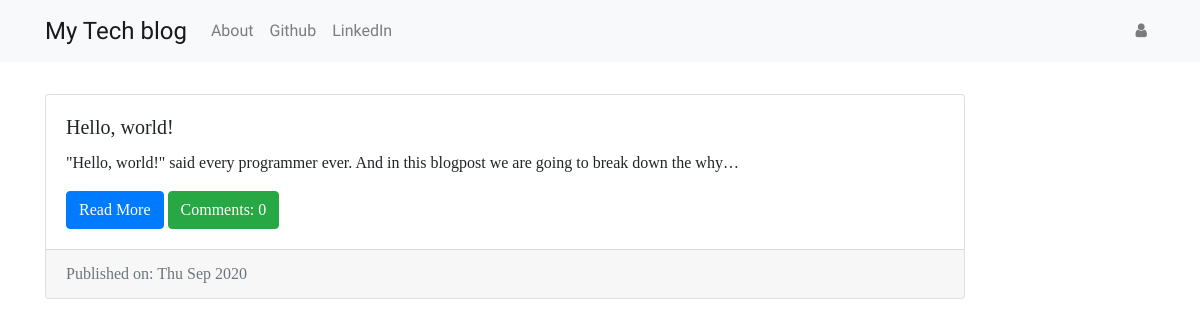
Before: / with the older database file.
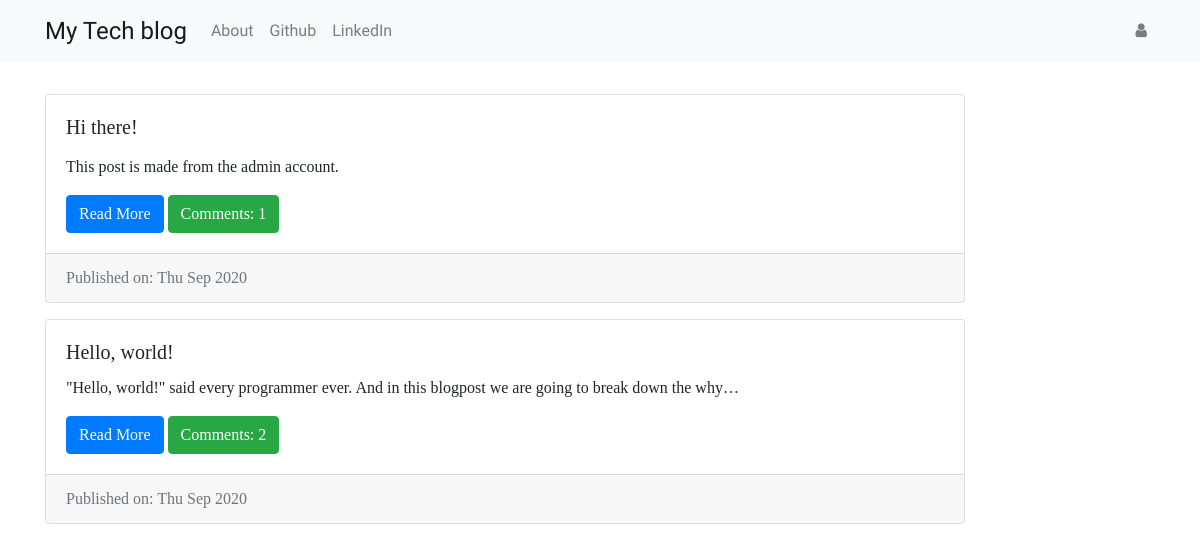
After: the same page with the newer database file.
### blog/models.py (models this page shows, shortened)
class Post(models.Model):
    author = models.ForeignKey(
        settings.AUTH_USER_MODEL,
        on_delete=models.CASCADE,
    )
    title = models.CharField(max_length=200)
    text = models.TextField()
    created_date = models.DateTimeField(default=timezone.now)
    published_date = models.DateTimeField(blank=True, null=True)
    def approve_comments(self):
        return self.comments.filter(approved_comment=True)

### blog/views.py (the view)
# urls.py: path('',views.PostListView.as_view(),name='post_list'),
class PostListView(ListView):
    model = Post
    def get_queryset(self):
        return Post.objects.filter(published_date__lte=timezone.now()).order_by('-published_date')

### blog/templates/blog/post_list.html
{% extends 'blog/base.html' %}
{% block content %}
<div class="centerstage">
    {% for post in post_list %}
         <div class="card my-3">
             <div class="card-body">
                 <h5 class="card-title">{{post.title}}</h5>
                  <p class="card-text">{{post.text|safe|truncatechars:100}}</p>
                  <a href="{% url 'post_detail' pk=post.pk %}" class="btn btn-primary">Read More</a>
                  <a href="{% url 'post_detail' pk=post.pk %}" class="btn btn-success">Comments: {{ post.approve_comments.count }}</a>
             </div>
            <div class="card-footer text-muted">
            Published on: {{post.published_date|date:"D M Y"}}
            </div>
        </div>
    {% endfor %}
</div>
{% endblock %}

Changed rows visible on the page:
added Post: title "Hi there!", text "This post is made from the admin account.", approve_comments.count "1", published_date "Thu Sep 2020"
computed for Post "Hello, world!": approve_comments.count "0" → "2"
